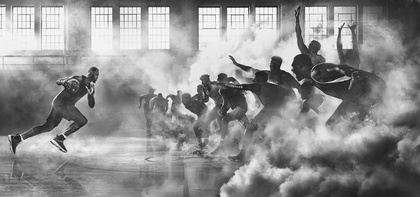
%> input picture code/单个尺度的SIFT特征提取/lebron14.jpg, 420 x 197 px, shrunk from 1600 x 750 before the run
$ octave --eval "result = Sift1Scale(im2double(imread('lebron14.jpg')));"   (GNU Octave 9; MATLAB toolbox functions it lacks are replaced by stand-ins)
%> lines starting %> are read from the running program, lines starting %| are printed output that depends on the picture; in (x1, y1, x2, y2) boxes, pixels count from 0 and x2, y2 are one past the last pixel; in counts of white or black regions, pixels touching at a corner belong together; the program's own positions count from 1
### code/单个尺度的SIFT特征提取/findLocalExtrems.m

function [minima, maxima] = findLocalExtrems(DoG, interval, edge)

% Do the comparison between current points and its 26 neighbors
sz = size(DoG(:,:,interval));
minima = zeros(sz(1:2));
maxima = zeros(sz(1:2));

yrng = (1 + edge) : (sz(1) - edge);
xrng = (1 + edge) : (sz(2) - edge);

minima(yrng,xrng) = (DoG(yrng,xrng,interval) <= DoG(yrng-1,xrng,interval)) & ...
                    (DoG(yrng,xrng,interval) <= DoG(yrng+1,xrng,interval)) & ...
                    (DoG(yrng,xrng,interval) <= DoG(yrng,xrng-1,interval)) & ...
                    (DoG(yrng,xrng,interval) <= DoG(yrng,xrng+1,interval)) & ...
                    (DoG(yrng,xrng,interval) <= DoG(yrng-1,xrng-1,interval)) & ...
                    (DoG(yrng,xrng,interval) <= DoG(yrng-1,xrng+1,interval)) & ...
                    (DoG(yrng,xrng,interval) <= DoG(yrng+1,xrng-1,interval)) & ...
                    (DoG(yrng,xrng,interval) <= DoG(yrng+1,xrng+1,interval)) & ...
                    (DoG(yrng,xrng,interval) <= DoG(yrng,xrng,interval-1)) & ...
                    (DoG(yrng,xrng,interval) <= DoG(yrng-1,xrng,interval-1)) & ...
                    (DoG(yrng,xrng,interval) <= DoG(yrng+1,xrng,interval-1)) & ...
                    (DoG(yrng,xrng,interval) <= DoG(yrng,xrng-1,interval-1)) & ...
                    (DoG(yrng,xrng,interval) <= DoG(yrng,xrng+1,interval-1)) & ...
                    (DoG(yrng,xrng,interval) <= DoG(yrng-1,xrng-1,interval-1)) & ...
                    (DoG(yrng,xrng,interval) <= DoG(yrng-1,xrng+1,interval-1)) & ...
                    (DoG(yrng,xrng,interval) <= DoG(yrng+1,xrng-1,interval-1)) & ...
                    (DoG(yrng,xrng,interval) <= DoG(yrng+1,xrng+1,interval-1)) & ...
                    (DoG(yrng,xrng,interval) <= DoG(yrng,xrng,interval+1)) & ...
                    (DoG(yrng,xrng,interval) <= DoG(yrng-1,xrng,interval+1)) & ...
                    (DoG(yrng,xrng,interval) <= DoG(yrng+1,xrng,interval+1)) & ...
                    (DoG(yrng,xrng,interval) <= DoG(yrng,xrng-1,interval+1)) & ...
                    (DoG(yrng,xrng,interval) <= DoG(yrng,xrng+1,interval+1)) & ...
                    (DoG(yrng,xrng,interval) <= DoG(yrng-1,xrng-1,interval+1)) & ...
                    (DoG(yrng,xrng,interval) <= DoG(yrng-1,xrng+1,interval+1)) & ...
                    (DoG(yrng,xrng,interval) <= DoG(yrng+1,xrng-1,interval+1)) & ...
                    (DoG(yrng,xrng,interval) <= DoG(yrng+1,xrng+1,interval+1));

maxima(yrng,xrng) = (DoG(yrng,xrng,interval) >= DoG(yrng-1,xrng,interval)) & ...
                    (DoG(yrng,xrng,interval) >= DoG(yrng+1,xrng,interval)) & ...
                    (DoG(yrng,xrng,interval) >= DoG(yrng,xrng-1,interval)) & ...
                    (DoG(yrng,xrng,interval) >= DoG(yrng,xrng+1,interval)) & ...
                    (DoG(yrng,xrng,interval) >= DoG(yrng-1,xrng-1,interval)) & ...
                    (DoG(yrng,xrng,interval) >= DoG(yrng-1,xrng+1,interval)) & ...
                    (DoG(yrng,xrng,interval) >= DoG(yrng+1,xrng-1,interval)) & ...
                    (DoG(yrng,xrng,interval) >= DoG(yrng+1,xrng+1,interval)) & ...
                    (DoG(yrng,xrng,interval) >= DoG(yrng,xrng,interval-1)) & ...
                    (DoG(yrng,xrng,interval) >= DoG(yrng-1,xrng,interval-1)) & ...
                    (DoG(yrng,xrng,interval) >= DoG(yrng+1,xrng,interval-1)) & ...
                    (DoG(yrng,xrng,interval) >= DoG(yrng,xrng-1,interval-1)) & ...
                    (DoG(yrng,xrng,interval) >= DoG(yrng,xrng+1,interval-1)) & ...
                    (DoG(yrng,xrng,interval) >= DoG(yrng-1,xrng-1,interval-1)) & ...
                    (DoG(yrng,xrng,interval) >= DoG(yrng-1,xrng+1,interval-1)) & ...
                    (DoG(yrng,xrng,interval) >= DoG(yrng+1,xrng-1,interval-1)) & ...
                    (DoG(yrng,xrng,interval) >= DoG(yrng+1,xrng+1,interval-1)) & ...
                    (DoG(yrng,xrng,interval) >= DoG(yrng,xrng,interval+1)) & ...
                    (DoG(yrng,xrng,interval) >= DoG(yrng-1,xrng,interval+1)) & ...
                    (DoG(yrng,xrng,interval) >= DoG(yrng+1,xrng,interval+1)) & ...
                    (DoG(yrng,xrng,interval) >= DoG(yrng,xrng-1,interval+1)) & ...
                    (DoG(yrng,xrng,interval) >= DoG(yrng,xrng+1,interval+1)) & ...
                    (DoG(yrng,xrng,interval) >= DoG(yrng-1,xrng-1,interval+1)) & ...
                    (DoG(yrng,xrng,interval) >= DoG(yrng-1,xrng+1,interval+1)) & ...
                    (DoG(yrng,xrng,interval) >= DoG(yrng+1,xrng-1,interval+1)) & ...
                    (DoG(yrng,xrng,interval) >= DoG(yrng+1,xrng+1,interval+1));

### code/单个尺度的SIFT特征提取/gaussian_filter.m
function g=gaussian_filter(sigma)
g=fspecial('gaussian',[1 7],sigma);
end

### code/单个尺度的SIFT特征提取/Sift1Scale.m

function [pos, orient, scale, desc] = Sift1Scale(im, name)

% parse the parameters
if(~exist('name','var'))
    name = 'sift';
end

%%

% define the scales in one octave
o = 1; % just 1 octave for illustration
s = 4;
k = 2^(1/s);
nGau = s + 3;
nDog = s + 2;

% define the sigma
octave = o; % clamp the octave to 1

initial_sigma = sqrt(2);
absolute_sigma = zeros(octave, s + 3);
absolute_sigma(octave,1) = initial_sigma;

%%
% do the progressive bluring
sigma = initial_sigma;
g = gaussian_filter( sigma );
filter_size( octave, 1 ) = length(g);
filter_sigma( octave, 1 ) = sigma;
gauss_pyr{octave,1} = conv2( g, g, im, 'same');
DOG_pyr{octave} = zeros(size(gauss_pyr{octave,1},1),size(gauss_pyr{octave,1},2),s+2);

% Get the DoG and Gaussian Pyramid
for interval = 2:(s+3)
    % get the kernel size for the progressive blurring
      sigma_f = sqrt(k^2 - 1)*sigma;
      g = gaussian_filter( sigma_f );
      sigma = k*sigma;

      % Keep track of the absolute sigma
      absolute_sigma(octave,interval) = sigma;

      % Store the size and standard deviation of the filter for later use
      filter_size(octave,interval) = length(g);
      filter_sigma(octave,interval) = sigma;

      % Get the Gaussian Pyramid
      gauss_pyr{octave,interval} = conv2(g, g, gauss_pyr{octave,interval-1}, 'same' );

      % Get the DoG Pyramid
      DOG_pyr{octave}(:,:,interval-1) = gauss_pyr{octave,interval} - gauss_pyr{octave,interval-1};
end
%> after the loop, DOG_pyr = 1 item; absolute_sigma = [1.41 1.68 2 2.38 2.83 3.36 4]; filter_sigma = [1.41 1.68 2 2.38 2.83 3.36 4]; filter_size = [7 7 7 7 7 7 7]; gauss_pyr = 7 items; sigma = 4

% Display the Gaussian and Difference of Gaussian Pyramids
interactive = 1;
if interactive >= 1
   % Display the gaussian pyramid when in interactive mode
   octaves = o;
   intervals = s;
   sz = zeros(1,2);
   sz(2) = (intervals+3)*size(gauss_pyr{1,1},2);
   for octave = 1:octaves
      sz(1) = sz(1) + size(gauss_pyr{octave,1},1);
   end
%> after the loop, sz = [197 8820]
   pic = zeros(sz);
   y = 1;
   for octave = 1:octaves
      x = 1;
      sz = size(gauss_pyr{octave,1});
      for interval = 1:(intervals + 3)
			pic(y:(y+sz(1)-1),x:(x+sz(2)-1)) = gauss_pyr{octave,interval};
         x = x + sz(2);
      end
      y = y + sz(1);
   end
%> this loop made 1 pass
%> (sz, y) on pass 1: ([197 1260], 198)
% [7 lines of commented-out code are left out]
   figure(1);clf; imagesc(pic); colormap gray; axis equal image off;
   cdata = print('-RGBImage');
   imwrite(cdata, fullfile([name, '-gauss_pyr.png']));

   % Display the Difference of Gaussian Pyramid when in active model
   sz = zeros(1,2);
   sz(2) = (intervals+2)*size(DOG_pyr{1}(:,:,1),2);
   for octave = 1:octaves
      sz(1) = sz(1) + size(DOG_pyr{octave}(:,:,1),1);
   end
%> after the loop, sz = [197 7560]
   pic = zeros(sz);
   y = 1;
   for octave = 1:octaves
      x = 1;
      sz = size(DOG_pyr{octave}(:,:,1));
      for interval = 1:(intervals + 2)
			pic(y:(y+sz(1)-1),x:(x+sz(2)-1)) = DOG_pyr{octave}(:,:,interval);
         x = x + sz(2);
      end
      y = y + sz(1);
   end
% [7 lines of commented-out code are left out]
   figure(2);clf; imagesc(pic); colormap gray; axis equal image off;
   cdata = print('-RGBImage');
   imwrite(cdata, fullfile([name, '-DoGpyramid.png']));
end

%%
% constrast_threshold for eliminate the points with small value in DoG
if ~exist('contrast_threshold')
    contrast_threshold = 0.02;
end
% curvature_threshold is used for eliminating the points with one big
% eigenvalue and a smaller one.Like Harris edge detection, we need both
% eigenvalues be large enough.
if ~exist('curvature_threshold')
    curvature_threshold = 10.0;
end

dxx = [1 -2 1];
dyy = dxx';
dxy = [ 1 0 -1; 0 0 0; -1 0 1 ]/4;

keypoints = [];
for interval = 2 : s + 1
    % the eliminated margin
    edge =  ceil((filter_size(octave, interval)-1)/2.0);
    edge(edge<1) = 1;

    % Get the minima and maxima indicator
    [minima, maxima] = findLocalExtrems(DOG_pyr{octave}, interval, edge);

    % Threshold with the contrast_threshold
    beContrast = abs(DOG_pyr{octave}(:,:,interval)) >= contrast_threshold;

    % Eliminate the edge points
    Dxx = imfilter(DOG_pyr{octave}(:,:,interval), dxx, 'same');
    Dyy = imfilter(DOG_pyr{octave}(:,:,interval), dyy, 'same');
    Dxy = imfilter(DOG_pyr{octave}(:,:,interval), dxy, 'same');

    % Compute the trace and the determinant of the Hessian.
    Tr_H = Dxx + Dyy;
    Det_H = Dxx .* Dyy - Dxy.^2;
    curvature_ratio = (Tr_H).^2 ./ (Det_H + 1e-20);

    notEdge = ((Det_H > 0) & ...
    (curvature_ratio < ((curvature_threshold + 1)^2/curvature_threshold)));

    % Get the edge points
    [iy,ix] = find( (minima | maxima) & beContrast & notEdge);

    % Store the key points
    keypoints = vertcat(keypoints, [ix(:) iy(:) octave*ones(length(ix),1) interval*ones(length(ix),1)]);

% [4 lines of commented-out code are left out]
end
%> this loop made 4 passes
%> pass 1, in Sift1Scale, `[minima, maxima] = findLocalExtrems(DOG_pyr{octave}, interval, edge);`:
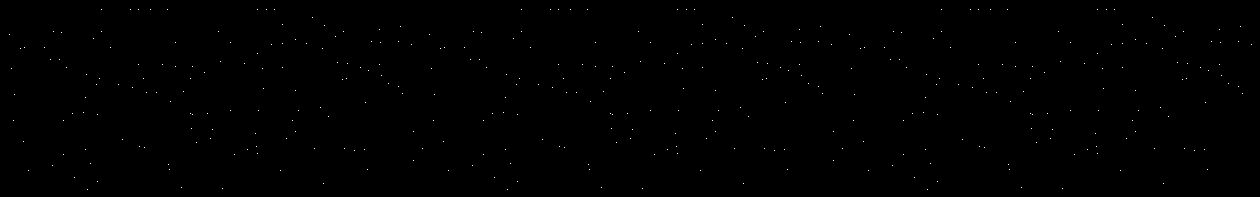
%> minima: size 197x1260 double; values 0 (black) and 1 (white), 0.15% white in thin lines or dots
%> pass 1, in Sift1Scale, `beContrast = abs(DOG_pyr{octave}(:,:,interval)) >= contrast_threshold;`:
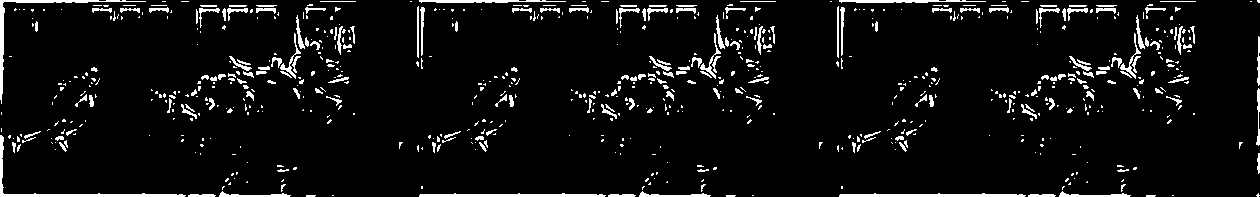
%> beContrast: size 197x1260 logical; 6.2% white; 735 white regions (548 under 20 px), largest, box (x1, y1, x2, y2) and area: (0, 135, 186, 197) 739, (0, 0, 146, 104) 679, (419, 193, 606, 197) 561
%> after the loop, keypoints = 392 rows, first 8: [24 142 1 2; 64 121 1 2; 68 134 1 2; 86 98 1 2; 86 122 1 2; 87 75 1 2; 96 6 1 2; 97 85 1 2]

if(interactive)
    figure(3); imshow(im); hold on;
        plot(keypoints(:,1), keypoints(:,2), 'rx','markersize',12);
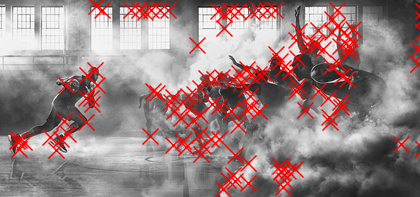
%> figure redrawn from the program's plot data
    hold off;
   cdata = print('-RGBImage');
   imwrite(cdata, fullfile([name, '-keypoint.png']));
   ss = unique(keypoints(:,4));
%> ss = [2; 3; 4; 5]
   for i = 1 : length(ss)
       figure(33); clf; imshow(im); hold on;
        plot(keypoints(keypoints(:,4) == ss(i),1), keypoints(keypoints(:,4) == ss(i),2), 'rx','markersize',12);
       hold off;
   cdata = print('-RGBImage');
   imwrite(cdata, fullfile([name, '-keypoint',num2str(i),'.png']));
   end
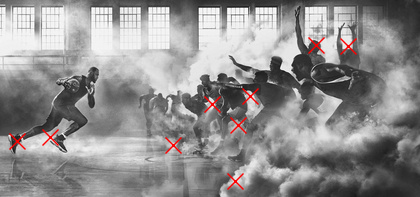
%> figure redrawn from the program's plot data
end

%%
% Compute the gradient direction and magnitude of the gaussian pyramid images
mag_pyr = cell(size(gauss_pyr));
%> mag_pyr = {[], [], [], [], [], [], []}
grad_pyr = cell(size(gauss_pyr));
%> grad_pyr = {[], [], [], [], [], [], []}
dx = [-1 0 1]/2.0;
dy = dx';
octave = o;
for interval = 2:(intervals+1)
  % Compute x and y derivatives using pixel differences
  diff_x = imfilter(gauss_pyr{octave, interval}, dx, 'same');
  diff_y = imfilter(gauss_pyr{octave, interval}, dy, 'same');

  % Compute the magnitude of the gradient
  mag = sqrt( diff_x .^ 2 + diff_y .^ 2 );

  % Compute the orientation of the gradient
  grad = atan2( diff_y, diff_x );
  grad((grad == pi)) = -pi;

  % Store the orientation and magnitude of the gradient
  grad_pyr{octave,interval} = grad;
  mag_pyr{octave, interval} = mag;
end
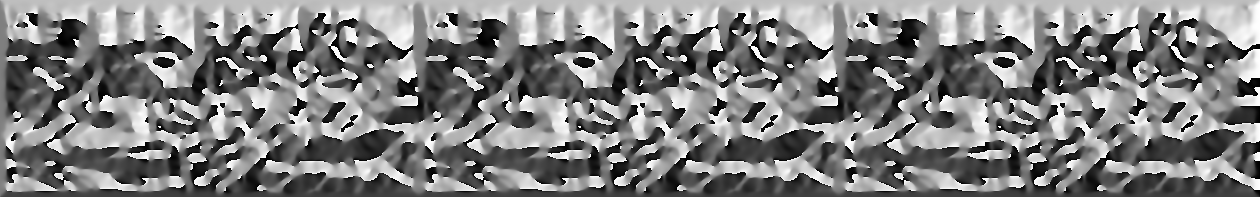
%> grad: size 197x1260 double; min -3.14, max 3.14, mean -0.00402; drawn with min black and max white
%> after the loop, grad_pyr = 7 items; mag_pyr = 7 items

%%
% Estimate the main direction of the key points

% Set up the histogram bin centers for a 36 bin histogram.
num_bins = 36;
hist_step = 2*pi/num_bins;
hist_orient = [-pi:hist_step:(pi-hist_step)];

% Initialize the positions, orientations, and scale information
% of the keypoints to emtpy matrices.
pos = [];
orient = [];
scale = [];

% Set the Gaussian Filters for integration
Ifilters = cell(o, s + 3);
Hfilters = zeros(o, s+3);
octave = o;
for interval = 2 : ( s + 1)
    g = gaussian_filter(1.5 * absolute_sigma(octave, interval));
    Ifilters{octave, interval} = g(:) * g(:)';
    Hfilters(octave, interval) = floor(length(g) / 2.0);
end
%> this loop made 4 passes
%> g on passes 1 to 4: [0.0931 0.138 0.175 0.189 0.175 0.138 0.0931], [0.106 0.14 0.166 0.175 0.166 0.14 0.106], [0.116 0.142 0.159 0.166 0.159 0.142 0.116], [0.124 0.142 0.155 0.159 0.155 0.142 0.124]
%> after the loop, Hfilters = [0 3 3 3 3 0 0]; Ifilters = 7 items

% Enumerate the found key points
numKey = size(keypoints, 1);
%> numKey = 392
keypoint_count = 0;
for i = 1 : numKey
    % Get the position, octave and scale of the key points
    ix = keypoints(i,1); iy = keypoints(i,2);
    io = keypoints(i,3); is = keypoints(i,4);

    % Use octave and scale to find the correponding filter and half filter
    % size
    g  = Ifilters{io, is};
    hf = Hfilters(io, is); % get the half size of the octve

    % Get the Magnitude and Orientation
    mag = zeros(2 * hf + 1, 2 * hf + 1);
    ori = zeros(2 * hf + 1, 2 * hf + 1);

    % get the size of grad and mag
    sz = size(mag_pyr{octave, interval});

    % Get the bound around the key point
    xlo = max([ix - hf, 1]) - ix + hf + 1;
    ylo = max([iy - hf, 1]) - iy + hf + 1;
    xhi = min([ix + hf, sz(2)]) - ix + hf + 1;
    yhi = min([iy + hf, sz(1)]) - iy + hf + 1;

    % Crop the region
    mag(ylo : yhi, xlo : xhi) = mag_pyr{octave, interval}((ylo:yhi)-hf -1 + iy, (xlo:xhi)-hf -1 + ix);
    ori(ylo : yhi, xlo : xhi) = grad_pyr{octave, interval}((ylo:yhi)-hf -1 + iy, (xlo:xhi)-hf -1 + ix);

    % Use the Gaussian Integration filter to reweight the magnitute
    mag = mag .* g;

    % Computer the orientation histogram for the key point
    odiff=repmat(ori(:),[1 num_bins])-repmat(hist_orient(:)',[length(ori(:)),1]);
    odiff=mod(odiff,2*pi)-pi;


    owght = 1 - abs(odiff) / hist_step;
    owght(owght < 0) = 0;

    % Combine the magnitute and weight;
    wght = repmat(mag(:), [1 num_bins]) .* owght;

    % Get the histogram of the orientation
    hist = sum(wght, 1);

    % Find peaks in the orientation histogram using nonmax suppression.
    peaks = hist(:);
    rot_right = [ peaks(end); peaks(1:end-1) ];
    rot_left = [ peaks(2:end); peaks(1) ];
    peaks( (peaks < rot_right) ) = 0;
    peaks( (peaks < rot_left) ) = 0;

    % Extract the value and index of the largest peak.
    [max_peak_val, ipeak] = max(peaks);

     % Iterate over all peaks within 80% of the largest peak and add keypoints with
     % the orientation corresponding to those peaks to the keypoint list.
     peak_val = max_peak_val;
     while( peak_val > 0.8*max_peak_val )
        % Interpolate the peak by fitting a parabola to the three histogram values
        % closest to each peak.
        A = [];
        b = [];
        for j = -1:1
           A = [A; (hist_orient(ipeak)+hist_step*j).^2 (hist_orient(ipeak)+hist_step*j) 1];
           bin = mod( ipeak + j + num_bins - 1, num_bins ) + 1;
           b = [b; hist(bin)];
        end
        c = pinv(A)*b;
        max_orient = -c(2)/(2*c(1));
        while( max_orient < -pi )
           max_orient = max_orient + 2*pi;
        end
        while( max_orient >= pi )
           max_orient = max_orient - 2*pi;
        end

        % Store the keypoint position, orientation, and scale information
        pos = [pos; [ix iy]];
        orient = [orient; max_orient];
        scale = [scale; io is absolute_sigma(io,is)];
        keypoint_count = keypoint_count + 1;

        % Get the next peak
        peaks(ipeak) = 0;
        [peak_val, ipeak] = max(peaks);
     end
end
%> this loop made 392 passes
%> (ix, iy, max_peak_val) on passes 1 to 3: (24, 142, 0.0185), (64, 121, 0.00897), (68, 134, 0.00697)
%> pass 1, in Sift1Scale, `wght = repmat(mag(:), [1 num_bins]) .* owght;`:
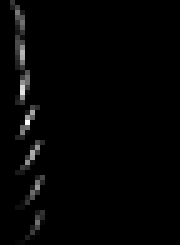
%> wght: size 49x36 double (shown 5 times larger); min 0, max 0.00196, mean 3.06e-05; drawn with min black and max white

if(interactive >= 1)
    fig = figure(4); clf; imshow(im); hold on;
    %display_keypoints( pos, scale(:,3), orient, 'y' );
    quiver(pos(:,1),pos(:,2),cos(orient),sin(orient),0.5,'linewidth',2);
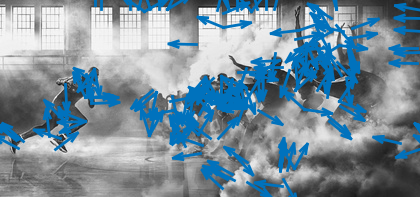
%> figure redrawn from the program's plot data
   cdata = print('-RGBImage');
   imwrite(cdata, fullfile([name, '-orient.png']));
end

%%
% The final of the SIFT algorithm is to extract feature descriptors for the keypoints.
% The descriptors are a grid of gradient orientation histograms, where the sampling
% grid for the histograms is rotated to the main orientation of each keypoint.  The
% grid is a 4x4 array of 4x4 sample cells of 8 bin orientation histograms.  This
% procduces 128 dimensional feature vectors.

% The orientation histograms have 8 bins
orient_bin_spacing = pi/4;
orient_angles = [-pi:orient_bin_spacing:(pi-orient_bin_spacing)];

% The feature grid is has 4x4 cells - feat_grid describes the cell center positions
grid_spacing = 4;
[x_coords,y_coords] = meshgrid( [-6:grid_spacing:6] );
feat_grid = [x_coords(:) y_coords(:)]'; % the center for the spatial grid
[x_coords,y_coords] = meshgrid( [-(2*grid_spacing-0.5):(2*grid_spacing-0.5)] );
feat_samples = [x_coords(:) y_coords(:)]'; % the points
feat_window = 2*grid_spacing;

% Initialize the descriptor list to the empty matrix.
desc = [];

for k = 1:size(pos,1)
   x = pos(k,1);
   y = pos(k,2);

   % Rotate the grid coordinates.
   M = [cos(orient(k)) -sin(orient(k)); sin(orient(k)) cos(orient(k))];
   feat_rot_grid = M*feat_grid + repmat([x; y],1,size(feat_grid,2));
   feat_rot_samples = M*feat_samples + repmat([x; y],1,size(feat_samples,2));

   % Initialize the feature descriptor.
   feat_desc = zeros(1,128);

   % Histogram the gradient orientation samples weighted by the gradient magnitude and
   % a gaussian with a standard deviation of 1/2 the feature window.  To avoid boundary
   % effects, each sample is accumulated into neighbouring bins weighted by 1-d in
   % all dimensions, where d is the distance from the center of the bin measured in
   % units of bin spacing.
   for s = 1:size(feat_rot_samples,2)
      x_sample = feat_rot_samples(1,s);
      y_sample = feat_rot_samples(2,s);

      % Interpolate the gradient at the sample position
      [X,Y] = meshgrid( (x_sample-1):(x_sample+1), (y_sample-1):(y_sample+1) );
      G = interp2( gauss_pyr{scale(k,1),scale(k,2)}, X, Y, '*linear' );
      G((isnan(G))) = 0;
      diff_x = 0.5*(G(2,3) - G(2,1));
      diff_y = 0.5*(G(3,2) - G(1,2));
      mag_sample = sqrt( diff_x^2 + diff_y^2 );
      grad_sample = atan2( diff_y, diff_x );
      if grad_sample == pi
         grad_sample = -pi;
      end

      % Compute the weighting for the x and y dimensions.
      x_wght = max(1 - (abs(feat_rot_grid(1,:) - x_sample)/grid_spacing), 0);
      y_wght = max(1 - (abs(feat_rot_grid(2,:) - y_sample)/grid_spacing), 0);
      pos_wght = reshape(repmat(x_wght.*y_wght,8,1),1,128);

      % Compute the weighting for the orientation, rotating the gradient to the
      % main orientation to of the keypoint first, and then computing the difference
      % in angle to the histogram bin mod pi.
      diff = mod( grad_sample - orient(k) - orient_angles + pi, 2*pi ) - pi;
      orient_wght = max(1 - abs(diff)/orient_bin_spacing,0);
      orient_wght = repmat(orient_wght,1,16);

      % Compute the gaussian weighting.
      g = exp(-((x_sample-x)^2+(y_sample-y)^2)/(2*feat_window^2))/(2*pi*feat_window^2);

      % Accumulate the histogram bins.
      feat_desc = feat_desc + pos_wght.*orient_wght*g*mag_sample;
   end

   % Normalize the feature descriptor to a unit vector to make the descriptor invariant
   % to affine changes in illumination.
   feat_desc = feat_desc / norm(feat_desc);

   % Threshold the large components in the descriptor to 0.2 and then renormalize
   % to reduce the influence of large gradient magnitudes on the descriptor.
   feat_desc( (feat_desc > 0.2) ) = 0.2;
   feat_desc = feat_desc / norm(feat_desc);

   % Store the descriptor.
   desc = [desc; feat_desc];
end
%> (the run ends here)
